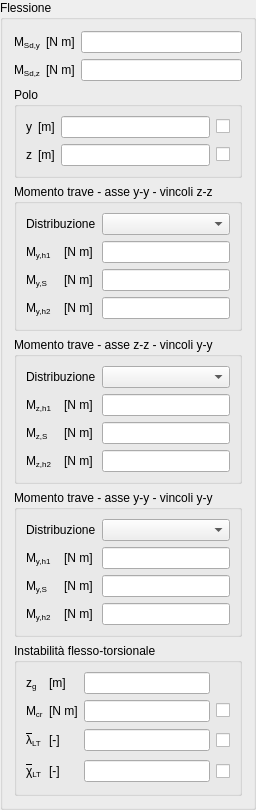
                   <widget class="QGroupBox" name="MSdGBox">
                    <property name="title">
                     <string>Flessione</string>
                    </property>
                    <layout class="QGridLayout" name="gridLayout_20">
                     <item row="3" column="0" colspan="3">
                      <widget class="QGroupBox" name="beamMSdYGBox">
                       <property name="title">
                        <string>Momento trave - asse y-y - vincoli z-z</string>
                       </property>
                       <layout class="QGridLayout" name="gridLayout_22">
                        <item row="0" column="0" colspan="2">
                         <widget class="QLabelRichName" name="beamMSdYDistributionLabel">
                          <property name="text">
                           <string>Distribuzione</string>
                          </property>
                         </widget>
                        </item>
                        <item row="0" column="2">
                         <widget class="QComboBoxEnum" name="beamMSdYDistributionComboBox"/>
                        </item>
                        <item row="1" column="0">
                         <widget class="QLabelRichName" name="beamMSdYH1Label">
                          <property name="text">
                           <string>&lt;!DOCTYPE HTML PUBLIC &quot;-//W3C//DTD HTML 4.0//EN&quot; &quot;http://www.w3.org/TR/REC-html40/strict.dtd&quot;&gt;
&lt;html&gt;&lt;head&gt;&lt;meta name=&quot;qrichtext&quot; content=&quot;1&quot; /&gt;&lt;/head&gt;
&lt;body&gt;
M&lt;span style=&quot; vertical-align:sub;&quot;&gt;y,h1&lt;/span&gt;
&lt;/body&gt;&lt;/html&gt;</string>
                          </property>
                         </widget>
                        </item>
                        <item row="1" column="1">
                         <widget class="QLabelUnitMeasure" name="beamMSdYH1UMLabel">
                          <property name="text">
                           <string>&lt;!DOCTYPE HTML PUBLIC &quot;-//W3C//DTD HTML 4.0//EN&quot; &quot;http://www.w3.org/TR/REC-html40/strict.dtd&quot;&gt;
&lt;html&gt;&lt;head&gt;&lt;meta name=&quot;qrichtext&quot; content=&quot;1&quot; /&gt;&lt;/head&gt;
&lt;body&gt;
[N m]
&lt;/body&gt;&lt;/html&gt;</string>
                          </property>
                         </widget>
                        </item>
                        <item row="1" column="2">
                         <widget class="QLineEditValue" name="beamMSdYH1LEdit"/>
                        </item>
                        <item row="2" column="0">
                         <widget class="QLabelRichName" name="beamMSdYSLabel">
                          <property name="text">
                           <string>&lt;!DOCTYPE HTML PUBLIC &quot;-//W3C//DTD HTML 4.0//EN&quot; &quot;http://www.w3.org/TR/REC-html40/strict.dtd&quot;&gt;
&lt;html&gt;&lt;head&gt;&lt;meta name=&quot;qrichtext&quot; content=&quot;1&quot; /&gt;&lt;/head&gt;
&lt;body&gt;
M&lt;span style=&quot; vertical-align:sub;&quot;&gt;y,S&lt;/span&gt;
&lt;/body&gt;&lt;/html&gt;</string>
                          </property>
                         </widget>
                        </item>
                        <item row="2" column="1">
                         <widget class="QLabelUnitMeasure" name="beamMSdYSUMLabel">
                          <property name="text">
                           <string>&lt;!DOCTYPE HTML PUBLIC &quot;-//W3C//DTD HTML 4.0//EN&quot; &quot;http://www.w3.org/TR/REC-html40/strict.dtd&quot;&gt;
&lt;html&gt;&lt;head&gt;&lt;meta name=&quot;qrichtext&quot; content=&quot;1&quot; /&gt;&lt;/head&gt;
&lt;body&gt;
[N m]
&lt;/body&gt;&lt;/html&gt;</string>
                          </property>
                         </widget>
                        </item>
                        <item row="2" column="2">
                         <widget class="QLineEditValue" name="beamMSdYSLEdit"/>
                        </item>
                        <item row="3" column="0">
                         <widget class="QLabelRichName" name="beamMSdYH2Label">
                          <property name="text">
                           <string>&lt;!DOCTYPE HTML PUBLIC &quot;-//W3C//DTD HTML 4.0//EN&quot; &quot;http://www.w3.org/TR/REC-html40/strict.dtd&quot;&gt;
&lt;html&gt;&lt;head&gt;&lt;meta name=&quot;qrichtext&quot; content=&quot;1&quot; /&gt;&lt;/head&gt;
&lt;body&gt;
M&lt;span style=&quot; vertical-align:sub;&quot;&gt;y,h2&lt;/span&gt;
&lt;/body&gt;&lt;/html&gt;</string>
                          </property>
                         </widget>
                        </item>
                        <item row="3" column="1">
                         <widget class="QLabelUnitMeasure" name="beamMSdYH2UMLabel">
                          <property name="text">
                           <string>&lt;!DOCTYPE HTML PUBLIC &quot;-//W3C//DTD HTML 4.0//EN&quot; &quot;http://www.w3.org/TR/REC-html40/strict.dtd&quot;&gt;
&lt;html&gt;&lt;head&gt;&lt;meta name=&quot;qrichtext&quot; content=&quot;1&quot; /&gt;&lt;/head&gt;
&lt;body&gt;
[N m]
&lt;/body&gt;&lt;/html&gt;</string>
                          </property>
                         </widget>
                        </item>
                        <item row="3" column="2">
                         <widget class="QLineEditValue" name="beamMSdYH2LEdit"/>
                        </item>
                       </layout>
                      </widget>
                     </item>
                     <item row="10" column="0" colspan="3">
                      <widget class="QGroupBox" name="beamMSdZGBox">
                       <property name="title">
                        <string>Momento trave - asse z-z - vincoli y-y</string>
                       </property>
                       <layout class="QGridLayout" name="gridLayout_23">
                        <item row="0" column="0" colspan="2">
                         <widget class="QLabelRichName" name="beamMSdZDistributionLabel">
                          <property name="text">
                           <string>Distribuzione</string>
                          </property>
                         </widget>
                        </item>
                        <item row="0" column="2">
                         <widget class="QComboBoxEnum" name="beamMSdZDistributionComboBox"/>
                        </item>
                        <item row="1" column="0">
                         <widget class="QLabelRichName" name="beamMSdZH1Label">
                          <property name="text">
                           <string>&lt;!DOCTYPE HTML PUBLIC &quot;-//W3C//DTD HTML 4.0//EN&quot; &quot;http://www.w3.org/TR/REC-html40/strict.dtd&quot;&gt;
&lt;html&gt;&lt;head&gt;&lt;meta name=&quot;qrichtext&quot; content=&quot;1&quot; /&gt;&lt;/head&gt;
&lt;body&gt;
M&lt;span style=&quot; vertical-align:sub;&quot;&gt;z,h1&lt;/span&gt;
&lt;/body&gt;&lt;/html&gt;</string>
                          </property>
                         </widget>
                        </item>
                        <item row="1" column="1">
                         <widget class="QLabelUnitMeasure" name="beamMSdZH1UMLabel">
                          <property name="text">
                           <string>&lt;!DOCTYPE HTML PUBLIC &quot;-//W3C//DTD HTML 4.0//EN&quot; &quot;http://www.w3.org/TR/REC-html40/strict.dtd&quot;&gt;
&lt;html&gt;&lt;head&gt;&lt;meta name=&quot;qrichtext&quot; content=&quot;1&quot; /&gt;&lt;/head&gt;
&lt;body&gt;
[N m]
&lt;/body&gt;&lt;/html&gt;</string>
                          </property>
                         </widget>
                        </item>
                        <item row="1" column="2">
                         <widget class="QLineEditValue" name="beamMSdZH1LEdit"/>
                        </item>
                        <item row="2" column="0">
                         <widget class="QLabelRichName" name="beamMSdZSLabel">
                          <property name="text">
                           <string>&lt;!DOCTYPE HTML PUBLIC &quot;-//W3C//DTD HTML 4.0//EN&quot; &quot;http://www.w3.org/TR/REC-html40/strict.dtd&quot;&gt;
&lt;html&gt;&lt;head&gt;&lt;meta name=&quot;qrichtext&quot; content=&quot;1&quot; /&gt;&lt;/head&gt;
&lt;body&gt;
M&lt;span style=&quot; vertical-align:sub;&quot;&gt;z,S&lt;/span&gt;
&lt;/body&gt;&lt;/html&gt;</string>
                          </property>
                         </widget>
                        </item>
                        <item row="2" column="1">
                         <widget class="QLabelUnitMeasure" name="beamMSdZSUMLabel">
                          <property name="text">
                           <string>&lt;!DOCTYPE HTML PUBLIC &quot;-//W3C//DTD HTML 4.0//EN&quot; &quot;http://www.w3.org/TR/REC-html40/strict.dtd&quot;&gt;
&lt;html&gt;&lt;head&gt;&lt;meta name=&quot;qrichtext&quot; content=&quot;1&quot; /&gt;&lt;/head&gt;
&lt;body&gt;
[N m]
&lt;/body&gt;&lt;/html&gt;</string>
                          </property>
                         </widget>
                        </item>
                        <item row="2" column="2">
                         <widget class="QLineEditValue" name="beamMSdZSLEdit"/>
                        </item>
                        <item row="3" column="0">
                         <widget class="QLabelRichName" name="beamMSdZH2Label">
                          <property name="text">
                           <string>&lt;!DOCTYPE HTML PUBLIC &quot;-//W3C//DTD HTML 4.0//EN&quot; &quot;http://www.w3.org/TR/REC-html40/strict.dtd&quot;&gt;
&lt;html&gt;&lt;head&gt;&lt;meta name=&quot;qrichtext&quot; content=&quot;1&quot; /&gt;&lt;/head&gt;
&lt;body&gt;
M&lt;span style=&quot; vertical-align:sub;&quot;&gt;z,h2&lt;/span&gt;
&lt;/body&gt;&lt;/html&gt;</string>
                          </property>
                         </widget>
                        </item>
                        <item row="3" column="1">
                         <widget class="QLabelUnitMeasure" name="beamMSdZH2UMLabel">
                          <property name="text">
                           <string>&lt;!DOCTYPE HTML PUBLIC &quot;-//W3C//DTD HTML 4.0//EN&quot; &quot;http://www.w3.org/TR/REC-html40/strict.dtd&quot;&gt;
&lt;html&gt;&lt;head&gt;&lt;meta name=&quot;qrichtext&quot; content=&quot;1&quot; /&gt;&lt;/head&gt;
&lt;body&gt;
[N m]
&lt;/body&gt;&lt;/html&gt;</string>
                          </property>
                         </widget>
                        </item>
                        <item row="3" column="2">
                         <widget class="QLineEditValue" name="beamMSdZH2LEdit"/>
                        </item>
                       </layout>
                      </widget>
                     </item>
                     <item row="11" column="0" colspan="3">
                      <widget class="QGroupBox" name="beamMSdLTGBox">
                       <property name="title">
                        <string>Momento trave - asse y-y - vincoli y-y</string>
                       </property>
                       <layout class="QGridLayout" name="gridLayout_31">
                        <item row="0" column="0" colspan="2">
                         <widget class="QLabelRichName" name="beamMSdLTDistributionLabel">
                          <property name="text">
                           <string>Distribuzione</string>
                          </property>
                         </widget>
                        </item>
                        <item row="0" column="2">
                         <widget class="QComboBoxEnum" name="beamMSdLTDistributionComboBox"/>
                        </item>
                        <item row="1" column="0">
                         <widget class="QLabelRichName" name="beamMSdLTH1Label">
                          <property name="text">
                           <string>&lt;!DOCTYPE HTML PUBLIC &quot;-//W3C//DTD HTML 4.0//EN&quot; &quot;http://www.w3.org/TR/REC-html40/strict.dtd&quot;&gt;
&lt;html&gt;&lt;head&gt;&lt;meta name=&quot;qrichtext&quot; content=&quot;1&quot; /&gt;&lt;/head&gt;
&lt;body&gt;
M&lt;span style=&quot; vertical-align:sub;&quot;&gt;y,h1&lt;/span&gt;
&lt;/body&gt;&lt;/html&gt;</string>
                          </property>
                         </widget>
                        </item>
                        <item row="1" column="1">
                         <widget class="QLabelUnitMeasure" name="beamMSdLTH1UMLabel">
                          <property name="text">
                           <string>&lt;!DOCTYPE HTML PUBLIC &quot;-//W3C//DTD HTML 4.0//EN&quot; &quot;http://www.w3.org/TR/REC-html40/strict.dtd&quot;&gt;
&lt;html&gt;&lt;head&gt;&lt;meta name=&quot;qrichtext&quot; content=&quot;1&quot; /&gt;&lt;/head&gt;
&lt;body&gt;
[N m]
&lt;/body&gt;&lt;/html&gt;</string>
                          </property>
                         </widget>
                        </item>
                        <item row="1" column="2">
                         <widget class="QLineEditValue" name="beamMSdLTH1LEdit"/>
                        </item>
                        <item row="2" column="0">
                         <widget class="QLabelRichName" name="beamMSdLTSLabel">
                          <property name="text">
                           <string>&lt;!DOCTYPE HTML PUBLIC &quot;-//W3C//DTD HTML 4.0//EN&quot; &quot;http://www.w3.org/TR/REC-html40/strict.dtd&quot;&gt;
&lt;html&gt;&lt;head&gt;&lt;meta name=&quot;qrichtext&quot; content=&quot;1&quot; /&gt;&lt;/head&gt;
&lt;body&gt;
M&lt;span style=&quot; vertical-align:sub;&quot;&gt;y,S&lt;/span&gt;
&lt;/body&gt;&lt;/html&gt;</string>
                          </property>
                         </widget>
                        </item>
                        <item row="2" column="1">
                         <widget class="QLabelUnitMeasure" name="beamMSdLTSUMLabel">
                          <property name="text">
                           <string>&lt;!DOCTYPE HTML PUBLIC &quot;-//W3C//DTD HTML 4.0//EN&quot; &quot;http://www.w3.org/TR/REC-html40/strict.dtd&quot;&gt;
&lt;html&gt;&lt;head&gt;&lt;meta name=&quot;qrichtext&quot; content=&quot;1&quot; /&gt;&lt;/head&gt;
&lt;body&gt;
[N m]
&lt;/body&gt;&lt;/html&gt;</string>
                          </property>
                         </widget>
                        </item>
                        <item row="2" column="2">
                         <widget class="QLineEditValue" name="beamMSdLTSLEdit"/>
                        </item>
                        <item row="3" column="0">
                         <widget class="QLabelRichName" name="beamMSdLTH2Label">
                          <property name="text">
                           <string>&lt;!DOCTYPE HTML PUBLIC &quot;-//W3C//DTD HTML 4.0//EN&quot; &quot;http://www.w3.org/TR/REC-html40/strict.dtd&quot;&gt;
&lt;html&gt;&lt;head&gt;&lt;meta name=&quot;qrichtext&quot; content=&quot;1&quot; /&gt;&lt;/head&gt;
&lt;body&gt;
M&lt;span style=&quot; vertical-align:sub;&quot;&gt;y,h2&lt;/span&gt;
&lt;/body&gt;&lt;/html&gt;</string>
                          </property>
                         </widget>
                        </item>
                        <item row="3" column="1">
                         <widget class="QLabelUnitMeasure" name="beamMSdLTH2UMLabel">
                          <property name="text">
                           <string>&lt;!DOCTYPE HTML PUBLIC &quot;-//W3C//DTD HTML 4.0//EN&quot; &quot;http://www.w3.org/TR/REC-html40/strict.dtd&quot;&gt;
&lt;html&gt;&lt;head&gt;&lt;meta name=&quot;qrichtext&quot; content=&quot;1&quot; /&gt;&lt;/head&gt;
&lt;body&gt;
[N m]
&lt;/body&gt;&lt;/html&gt;</string>
                          </property>
                         </widget>
                        </item>
                        <item row="3" column="2">
                         <widget class="QLineEditValue" name="beamMSdLTH2LEdit"/>
                        </item>
                       </layout>
                      </widget>
                     </item>
                     <item row="2" column="0" colspan="3">
                      <widget class="QGroupBox" name="MSdCenterGBox">
                       <property name="title">
                        <string>Polo</string>
                       </property>
                       <layout class="QGridLayout" name="gridLayout_24">
                        <item row="0" column="0">
                         <widget class="QLabelRichName" name="yMSdLabel">
                          <property name="text">
                           <string>&lt;!DOCTYPE HTML PUBLIC &quot;-//W3C//DTD HTML 4.0//EN&quot; &quot;http://www.w3.org/TR/REC-html40/strict.dtd&quot;&gt;
&lt;html&gt;&lt;head&gt;&lt;meta name=&quot;qrichtext&quot; content=&quot;1&quot; /&gt;&lt;/head&gt;
&lt;body&gt;
y
&lt;/body&gt;
&lt;/html&gt;</string>
                          </property>
                         </widget>
                        </item>
                        <item row="0" column="1">
                         <widget class="QLabelUnitMeasure" name="yMSdUMLabel">
                          <property name="text">
                           <string>&lt;!DOCTYPE HTML PUBLIC &quot;-//W3C//DTD HTML 4.0//EN&quot; &quot;http://www.w3.org/TR/REC-html40/strict.dtd&quot;&gt;
&lt;html&gt;&lt;head&gt;&lt;meta name=&quot;qrichtext&quot; content=&quot;1&quot; /&gt;&lt;/head&gt;
&lt;body&gt;
[m]
&lt;/body&gt;
&lt;/html&gt;</string>
                          </property>
                         </widget>
                        </item>
                        <item row="0" column="2">
                         <widget class="QLineEditValue" name="yMSdLEdit"/>
                        </item>
                        <item row="0" column="3">
                         <widget class="QCheckBoxReadOnly" name="yMSdCheckBox">
                          <property name="text">
                           <string/>
                          </property>
                         </widget>
                        </item>
                        <item row="1" column="0">
                         <widget class="QLabelRichName" name="zMSdLabel">
                          <property name="text">
                           <string>&lt;!DOCTYPE HTML PUBLIC &quot;-//W3C//DTD HTML 4.0//EN&quot; &quot;http://www.w3.org/TR/REC-html40/strict.dtd&quot;&gt;
&lt;html&gt;&lt;head&gt;&lt;meta name=&quot;qrichtext&quot; content=&quot;1&quot; /&gt;&lt;/head&gt;
&lt;body&gt;
z
&lt;/body&gt;
&lt;/html&gt;</string>
                          </property>
                         </widget>
                        </item>
                        <item row="1" column="1">
                         <widget class="QLabelUnitMeasure" name="zMSdUMLabel">
                          <property name="text">
                           <string>&lt;!DOCTYPE HTML PUBLIC &quot;-//W3C//DTD HTML 4.0//EN&quot; &quot;http://www.w3.org/TR/REC-html40/strict.dtd&quot;&gt;
&lt;html&gt;&lt;head&gt;&lt;meta name=&quot;qrichtext&quot; content=&quot;1&quot; /&gt;&lt;/head&gt;
&lt;body&gt;
[m]
&lt;/body&gt;
&lt;/html&gt;</string>
                          </property>
                         </widget>
                        </item>
                        <item row="1" column="2">
                         <widget class="QLineEditValue" name="zMSdLEdit"/>
                        </item>
                        <item row="1" column="3">
                         <widget class="QCheckBoxReadOnly" name="zMSdCheckBox">
                          <property name="text">
                           <string/>
                          </property>
                         </widget>
                        </item>
                       </layout>
                      </widget>
                     </item>
                     <item row="0" column="0">
                      <widget class="QLabelRichName" name="MSdYLabel">
                       <property name="text">
                        <string>&lt;!DOCTYPE HTML PUBLIC &quot;-//W3C//DTD HTML 4.0//EN&quot; &quot;http://www.w3.org/TR/REC-html40/strict.dtd&quot;&gt;
&lt;html&gt;&lt;head&gt;&lt;meta name=&quot;qrichtext&quot; content=&quot;1&quot; /&gt;&lt;/head&gt;
&lt;body&gt;
M&lt;span style=&quot; vertical-align:sub;&quot;&gt;Sd,y&lt;/span&gt;
&lt;/body&gt;&lt;/html&gt;</string>
                       </property>
                      </widget>
                     </item>
                     <item row="0" column="1">
                      <widget class="QLabelUnitMeasure" name="MSdYUMLabel">
                       <property name="text">
                        <string>&lt;!DOCTYPE HTML PUBLIC &quot;-//W3C//DTD HTML 4.0//EN&quot; &quot;http://www.w3.org/TR/REC-html40/strict.dtd&quot;&gt;
&lt;html&gt;&lt;head&gt;&lt;meta name=&quot;qrichtext&quot; content=&quot;1&quot; /&gt;&lt;/head&gt;
&lt;body&gt;
[N m]
&lt;/body&gt;&lt;/html&gt;</string>
                       </property>
                      </widget>
                     </item>
                     <item row="0" column="2">
                      <widget class="QLineEditValue" name="MSdYLEdit"/>
                     </item>
                     <item row="1" column="0">
                      <widget class="QLabelRichName" name="MSdZLabel">
                       <property name="text">
                        <string>&lt;!DOCTYPE HTML PUBLIC &quot;-//W3C//DTD HTML 4.0//EN&quot; &quot;http://www.w3.org/TR/REC-html40/strict.dtd&quot;&gt;
&lt;html&gt;&lt;head&gt;&lt;meta name=&quot;qrichtext&quot; content=&quot;1&quot; /&gt;&lt;/head&gt;
&lt;body&gt;
M&lt;span style=&quot; vertical-align:sub;&quot;&gt;Sd,z&lt;/span&gt;
&lt;/body&gt;&lt;/html&gt;</string>
                       </property>
                      </widget>
                     </item>
                     <item row="1" column="1">
                      <widget class="QLabelUnitMeasure" name="MSdZUMLabel">
                       <property name="text">
                        <string>&lt;!DOCTYPE HTML PUBLIC &quot;-//W3C//DTD HTML 4.0//EN&quot; &quot;http://www.w3.org/TR/REC-html40/strict.dtd&quot;&gt;
&lt;html&gt;&lt;head&gt;&lt;meta name=&quot;qrichtext&quot; content=&quot;1&quot; /&gt;&lt;/head&gt;
&lt;body&gt;
[N m]
&lt;/body&gt;&lt;/html&gt;</string>
                       </property>
                      </widget>
                     </item>
                     <item row="1" column="2">
                      <widget class="QLineEditValue" name="MSdZLEdit"/>
                     </item>
                     <item row="12" column="0" colspan="3">
                      <widget class="QGroupBox" name="bucklMGBox">
                       <property name="title">
                        <string>Instabilità flesso-torsionale</string>
                       </property>
                       <layout class="QGridLayout" name="gridLayout_17">
                        <item row="1" column="0">
                         <widget class="QLabelRichName" name="beamMCrLTLabel">
                          <property name="text">
                           <string>&lt;!DOCTYPE HTML PUBLIC &quot;-//W3C//DTD HTML 4.0//EN&quot; &quot;http://www.w3.org/TR/REC-html40/strict.dtd&quot;&gt;
&lt;html&gt;&lt;head&gt;&lt;meta name=&quot;qrichtext&quot; content=&quot;1&quot; /&gt;&lt;/head&gt;
&lt;body&gt;
M&lt;span style=&quot; vertical-align:sub;&quot;&gt;cr&lt;/span&gt;
&lt;/body&gt;&lt;/html&gt;</string>
                          </property>
                         </widget>
                        </item>
                        <item row="1" column="1">
                         <widget class="QLabelUnitMeasure" name="beamMCrLTUMLabel">
                          <property name="text">
                           <string>&lt;!DOCTYPE HTML PUBLIC &quot;-//W3C//DTD HTML 4.0//EN&quot; &quot;http://www.w3.org/TR/REC-html40/strict.dtd&quot;&gt;
&lt;html&gt;&lt;head&gt;&lt;meta name=&quot;qrichtext&quot; content=&quot;1&quot; /&gt;&lt;/head&gt;
&lt;body&gt;
[N m]
&lt;/body&gt;&lt;/html&gt;</string>
                          </property>
                         </widget>
                        </item>
                        <item row="1" column="2">
                         <widget class="QLineEditValue" name="beamMCrLTLEdit"/>
                        </item>
                        <item row="1" column="3">
                         <widget class="QCheckBoxReadOnly" name="beamMCrLTCheckBox">
                          <property name="text">
                           <string/>
                          </property>
                         </widget>
                        </item>
                        <item row="3" column="0">
                         <widget class="QLabelRichName" name="beamlRelLTLabel">
                          <property name="minimumSize">
                           <size>
                            <width>0</width>
                            <height>25</height>
                           </size>
                          </property>
                          <property name="text">
                           <string>&lt;!DOCTYPE HTML PUBLIC &quot;-//W3C//DTD HTML 4.0//EN&quot; &quot;http://www.w3.org/TR/REC-html40/strict.dtd&quot;&gt;
&lt;html&gt;&lt;head&gt;&lt;meta name=&quot;qrichtext&quot; content=&quot;1&quot; /&gt;&lt;style type=&quot;text/css&quot;&gt;
p, li { white-space: pre-wrap; }
&lt;/style&gt;&lt;/head&gt;&lt;body&gt;
&lt;span style=&quot; text-decoration: overline;&quot;&gt;λ&lt;/span&gt;&lt;span style=&quot; vertical-align:sub;&quot;&gt;LT&lt;/span&gt;&lt;/body&gt;&lt;/html&gt;</string>
                          </property>
                         </widget>
                        </item>
                        <item row="3" column="1">
                         <widget class="QLabelUnitMeasure" name="beamlRelLTUMLabel">
                          <property name="text">
                           <string>&lt;!DOCTYPE HTML PUBLIC &quot;-//W3C//DTD HTML 4.0//EN&quot; &quot;http://www.w3.org/TR/REC-html40/strict.dtd&quot;&gt;
&lt;html&gt;&lt;head&gt;&lt;meta name=&quot;qrichtext&quot; content=&quot;1&quot; /&gt;&lt;/head&gt;
&lt;body&gt;
[-]
&lt;/body&gt;&lt;/html&gt;</string>
                          </property>
                         </widget>
                        </item>
                        <item row="3" column="2">
                         <widget class="QLineEditValue" name="beamlRelLTLEdit"/>
                        </item>
                        <item row="3" column="3">
                         <widget class="QCheckBoxReadOnly" name="beamlRelLTCheckBox">
                          <property name="text">
                           <string/>
                          </property>
                         </widget>
                        </item>
                        <item row="4" column="0">
                         <widget class="QLabelRichName" name="beamChiLTLabel">
                          <property name="minimumSize">
                           <size>
                            <width>0</width>
                            <height>25</height>
                           </size>
                          </property>
                          <property name="text">
                           <string>&lt;!DOCTYPE HTML PUBLIC &quot;-//W3C//DTD HTML 4.0//EN&quot; &quot;http://www.w3.org/TR/REC-html40/strict.dtd&quot;&gt;
&lt;html&gt;&lt;head&gt;&lt;meta name=&quot;qrichtext&quot; content=&quot;1&quot; /&gt;&lt;style type=&quot;text/css&quot;&gt;
p, li { white-space: pre-wrap; }
&lt;/style&gt;&lt;/head&gt;&lt;body&gt;
&lt;span style=&quot; text-decoration: overline;&quot;&gt;χ&lt;/span&gt;&lt;span style=&quot; vertical-align:sub;&quot;&gt;LT&lt;/span&gt;&lt;/body&gt;&lt;/html&gt;</string>
                          </property>
                         </widget>
                        </item>
                        <item row="4" column="1">
                         <widget class="QLabelUnitMeasure" name="beamChiLTUMLabel">
                          <property name="text">
                           <string>&lt;!DOCTYPE HTML PUBLIC &quot;-//W3C//DTD HTML 4.0//EN&quot; &quot;http://www.w3.org/TR/REC-html40/strict.dtd&quot;&gt;
&lt;html&gt;&lt;head&gt;&lt;meta name=&quot;qrichtext&quot; content=&quot;1&quot; /&gt;&lt;/head&gt;
&lt;body&gt;
[-]
&lt;/body&gt;&lt;/html&gt;</string>
                          </property>
                         </widget>
                        </item>
                        <item row="4" column="2">
                         <widget class="QLineEditValue" name="beamChiLTLEdit"/>
                        </item>
                        <item row="4" column="3">
                         <widget class="QCheckBoxReadOnly" name="beamChiLTCheckBox">
                          <property name="text">
                           <string/>
                          </property>
                         </widget>
                        </item>
                        <item row="0" column="0">
                         <widget class="QLabelRichName" name="zGLoadLabel">
                          <property name="text">
                           <string>&lt;!DOCTYPE HTML PUBLIC &quot;-//W3C//DTD HTML 4.0//EN&quot; &quot;http://www.w3.org/TR/REC-html40/strict.dtd&quot;&gt;
&lt;html&gt;&lt;head&gt;&lt;meta name=&quot;qrichtext&quot; content=&quot;1&quot; /&gt;&lt;/head&gt;
&lt;body&gt;
z&lt;span style=&quot; vertical-align:sub;&quot;&gt;g&lt;/span&gt;
&lt;/body&gt;&lt;/html&gt;</string>
                          </property>
                         </widget>
                        </item>
                        <item row="0" column="1">
                         <widget class="QLabelUnitMeasure" name="zGLoadUMLabel">
                          <property name="text">
                           <string>&lt;!DOCTYPE HTML PUBLIC &quot;-//W3C//DTD HTML 4.0//EN&quot; &quot;http://www.w3.org/TR/REC-html40/strict.dtd&quot;&gt;
&lt;html&gt;&lt;head&gt;&lt;meta name=&quot;qrichtext&quot; content=&quot;1&quot; /&gt;&lt;/head&gt;
&lt;body&gt;
[m]
&lt;/body&gt;&lt;/html&gt;</string>
                          </property>
                         </widget>
                        </item>
                        <item row="0" column="2">
                         <widget class="QLineEditValue" name="zGLoadLEdit"/>
                        </item>
                       </layout>
                      </widget>
                     </item>
                    </layout>
                   </widget>
